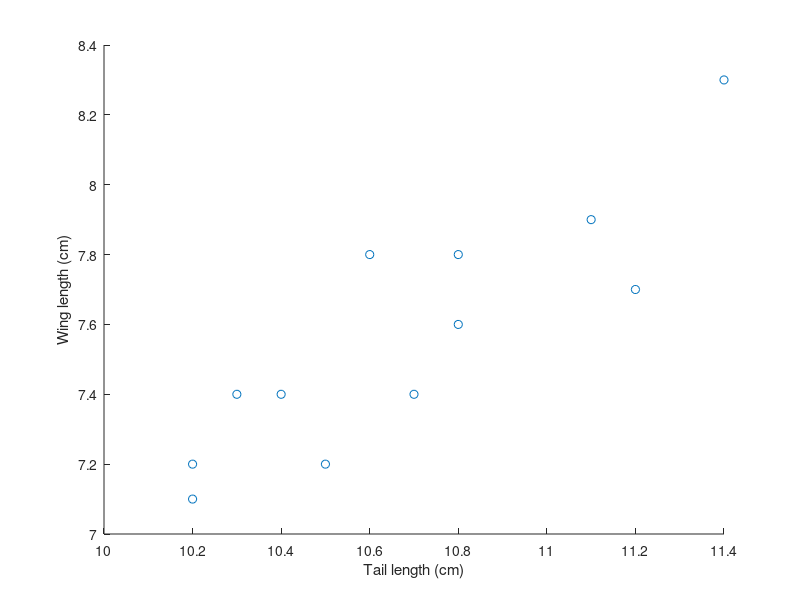

The MATLAB script that drew this image: (Note: this script raises an error after producing the figure.)
%1. Plot the data

X=[10.4 10.8 11.1 10.2 10.3 10.2 10.7 10.5 10.8 11.2 10.6 11.4];
Y=[7.4 7.6 7.9 7.2 7.4 7.1 7.4 7.2 7.8 7.7 7.8 8.3];
scatter (X,Y) %plots X and Y, they look positively correlated
xlabel('Tail length (cm)')
ylabel('Wing length (cm)')

%2. Calculate R
%By hand:
n = length(X);
sampleMeanX = sum(X)./n;
sampleMeanY = sum(Y)./n;
SSEX = sum((X - sampleMeanX).^2);
SSEY = sum((Y - sampleMeanY).^2);
SCOVXY = sum((X - sampleMeanX).*(Y - sampleMeanY));
rXY = SCOVXY/(sqrt(SSEX)*sqrt(SSEY));
rYX = SCOVXY/(sqrt(SSEY)*sqrt(SSEX));

%Using Matlab:
rMatlab = corrcoef (X,Y);

%Show they're equal
fprintf('rXY = %d = rMatlab = %d.\n',rXY,rMatlab(1,2))
fprintf('rYX = %d = rMatlab = %d.\n',rYX,rMatlab(2,1))

%3. Standard error and 95% confidence intervals
SE = sqrt((1-rXY.^2)/(n-2));
z = 0.5.*log((1+rXY)/(1-rXY));
sz   = sqrt(1/(n-3));
zs   = z+[1 -1].*norminv(0.025).*sz;
CI95 = (exp(2.*zs)-1)./(exp(2.*zs)+1);
disp(sprintf('sem=%.4f, 95 pct CI = [%.4f %.4f]', sr, CI95(1), CI95(2)))

%4. p value for H0: r=0
T = rXY/SE;
p = 1-tcdf(T,n-2); 
disp(sprintf('p=%.4f for H0: r=0', prob))

%5. is r different than r=0.75?
zme   = 0.5*log((1+rXY)/(1-rXY));
zyale = 0.5*log((1+0.75)/(1-0.75));
Z     = (zme-zyale)/sqrt(1/(n-3));
prob2 = 1-tcdf(Z/2,inf);
disp(sprintf('p=%.4f for H0: r=0.75', prob2))

%6. estimate power
v=n-2;
zm=0.5*log((1+rXY)/(1-rXY));

tcrit=tinv(1-0.05/2,n-2);
rcrit=sqrt(tcrit^2/(tcrit^2+(n-2)));
zr=0.5*log((1+rcrit)/(1-rcrit));

Zb=(zm-zr)*sqrt(n-3);
power=normcdf(Zb);
disp(['The power of the test of H0:r=0 is ' num2str(power)])

%calculate power and sample size needed to reject H0 when r>=0.5

Often = 0.01;
rho=0.5; 
AlphaValue=0.05; 
Zb=tinv(1-Often,inf);
Za=tinv(1-AlphaValue/2,inf);
zeta=0.5*log((1+rho)/(1-rho));
SampleSize=round(((Zb+Za)/zeta)^2+3);
disp(['To reject H0:r=0 99% of the time, when r=0.5 and alpha=0.05, we need n>=' num2str(SampleSize)])


